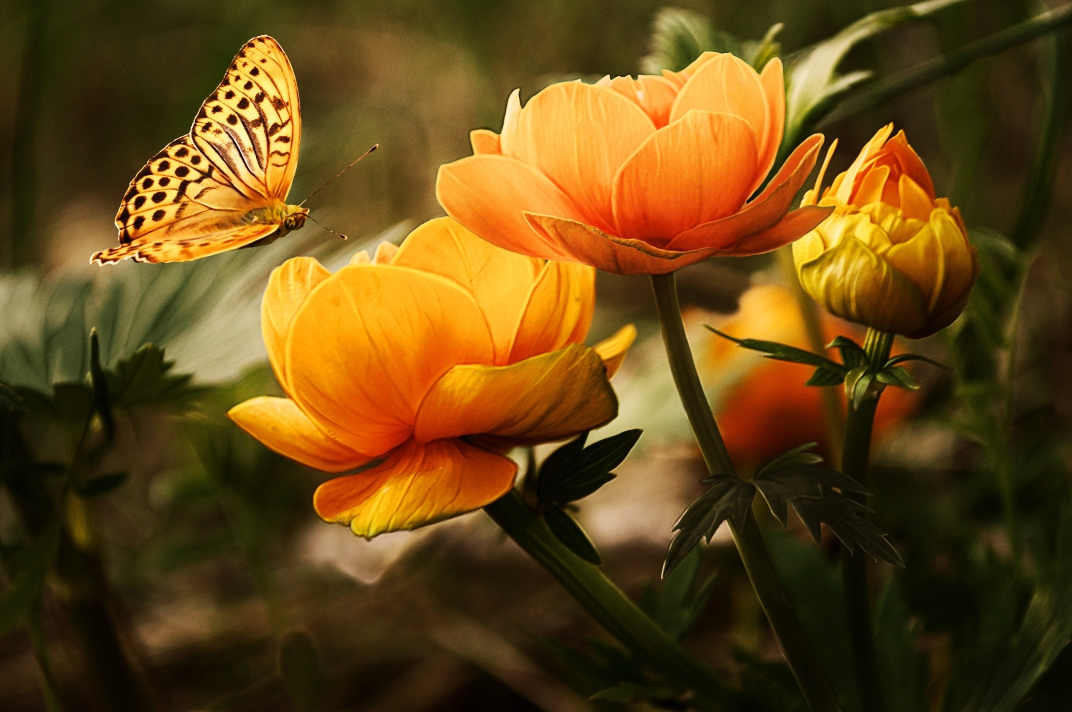
#> input picture images/flower2.jpg, 2144 x 1424 px (shown at 1/2 size)
$ python image_subtraction.py
#> lines starting #> are read from the running program, lines starting #| are printed output that depends on the picture
#subtraction of two images

import cv2
import numpy as np
img1=cv2.imread("../images/flower2.jpg")
#> img1 is the input picture: shape (1424, 2144, 3); mean B, G, R 22.1, 71.6, 101.7
img2=cv2.imread("../images/flower3.jpg")
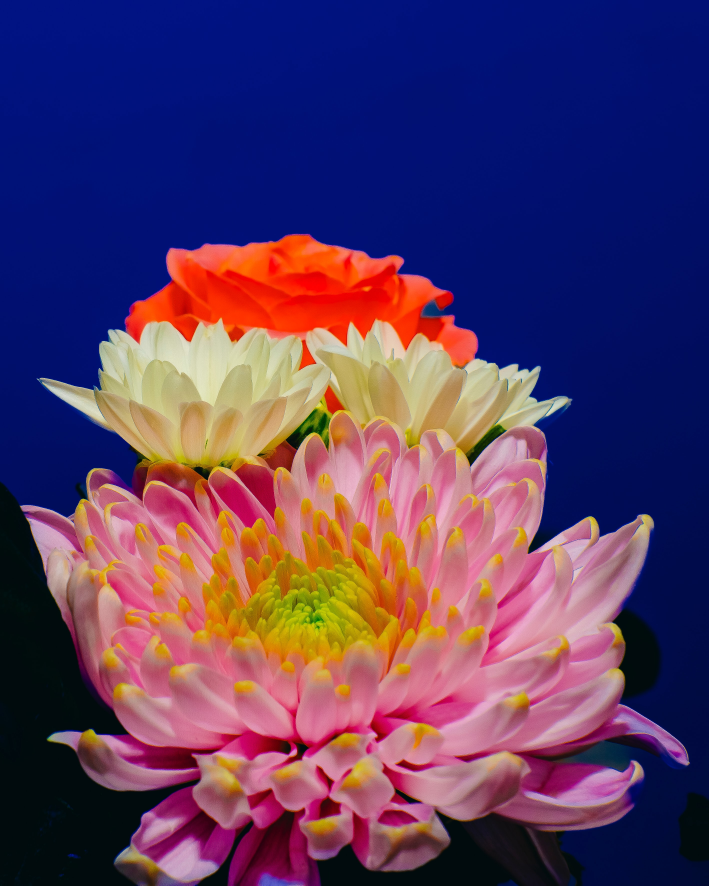
#> input picture images/flower3.jpg, 2834 x 3542 px (shown at 1/4 size)
#> img2 is the input picture: shape (3542, 2834, 3); mean B, G, R 97.4, 59.9, 88.8
img1=cv2.resize(img1,(600,500))
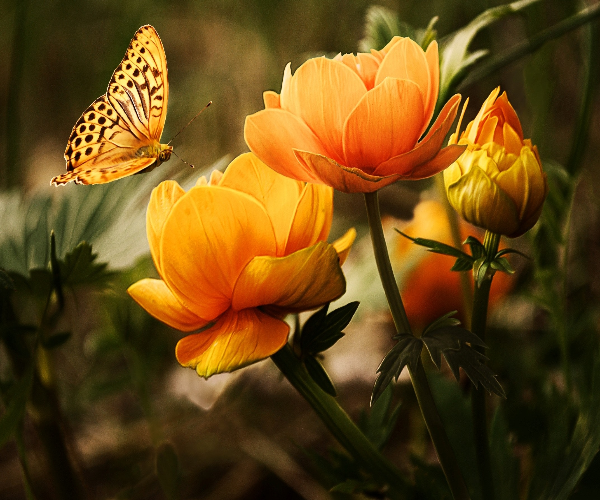
#> img1: shape (500, 600, 3); mean B, G, R 22, 71.5, 101.6
img2=cv2.resize(img2,(600,500))
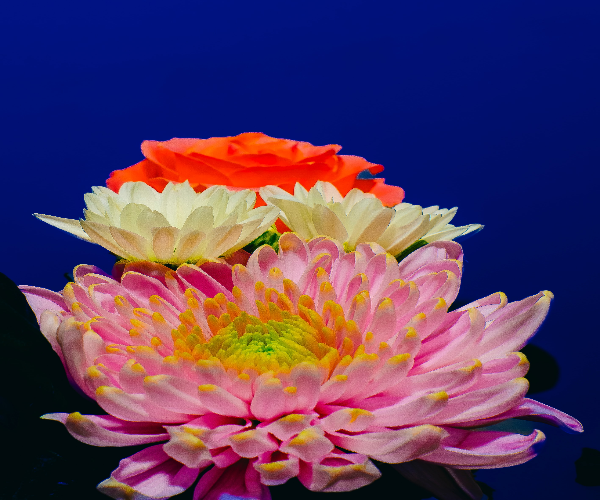
#> img2: shape (500, 600, 3); mean B, G, R 97.3, 59.8, 88.7
cv2.imshow("First image",img1)
cv2.imshow("Second image",img2)
sub=img1-img2
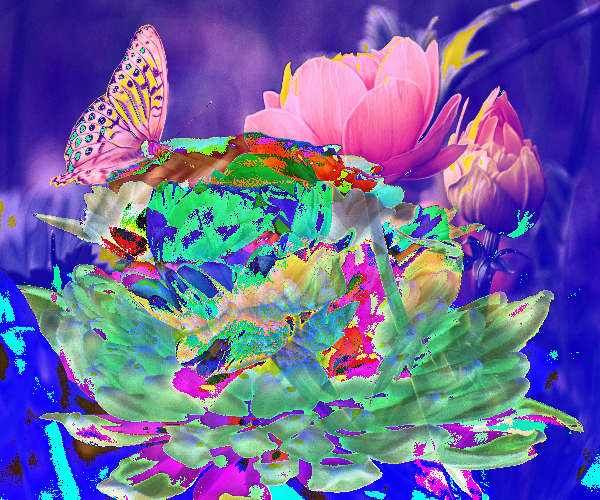
#> sub: shape (500, 600, 3); mean B, G, R 157.9, 102.6, 107.7
cv2.imshow("Subtraction using -",sub)

#alternatively
sub=cv2.subtract(img1,img2)
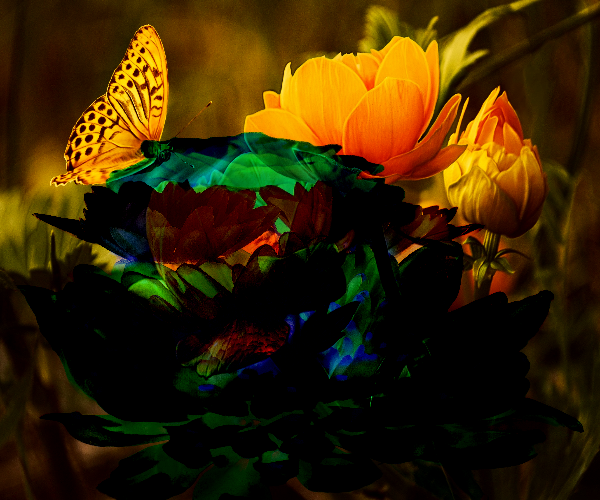
#> sub: shape (500, 600, 3); mean B, G, R 2.5, 36.3, 54.7
cv2.imshow("Subtraction using subtract()",sub)
cv2.waitKey(0)
